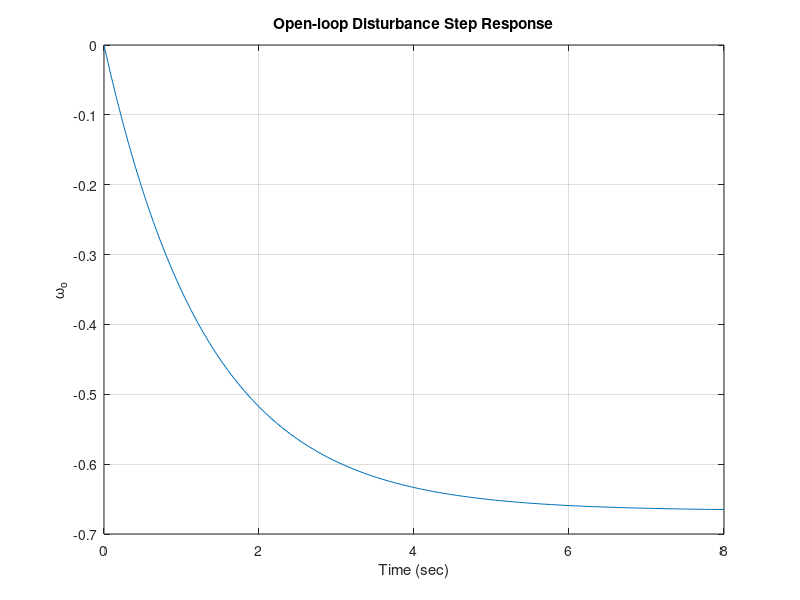

This chart was generated by the following MATLAB code:
% Chapter 4: Figure 4.27

%

%   Analysis of the open-loop speed control system.

%

Ra=1; Km=10; J=2; f=0.5; Kb=0.1;

num1=[1]; den1=[J f]; sys1=tf(num1,den1);

num2=[Km*Kb/Ra]; den2=[1]; sys2=tf(num2,den2);

sys_o=feedback(sys1,sys2);

%

% Change sign of transfer function since 

% disturbance has negative sign in the block diagram

%

sys_o=-sys_o

%

% Compute time response to a unit step disturbance   

%

[yo,T,xo]=step(sys_o);

plot(T,yo)

title('Open-loop Disturbance Step Response')

xlabel('Time (sec)'), ylabel('\omega_o'), grid

%

% Steady-state error -> last value of output yo   

%

yo(length(T))
